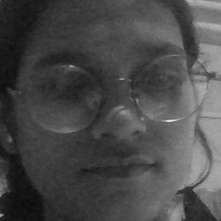
#> input picture engine/auth/samples/face.1.11.jpg, 221 x 221 px, given in place of the camera
$ python tempCodeRunnerFile.py
#> lines starting #> are read from the running program, lines starting #| are printed output that depends on the picture; after the words box and inside, x2 and y2 are one past the last pixel; in counts of white or black regions, pixels touching at a corner belong together

import cv2
import numpy as np
from PIL import Image
import os
import json
import subprocess
import sys

class FaceAuthSystem:
    def __init__(self):
        self.base_path = 'engine/auth'
        self.samples_path = f'{self.base_path}/samples'
        self.trainer_path = f'{self.base_path}/trainer'
        self.cascade_file = f'{self.base_path}/haarcascade_frontalface_default.xml'
        self.users_file = f'{self.base_path}/users.json'
        self.model_file = f'{self.trainer_path}/trainer.yml'

        # Create directories
        os.makedirs(self.samples_path, exist_ok=True)
        os.makedirs(self.trainer_path, exist_ok=True)

        # Load users database
        self.users = self.load_users()

    def load_users(self):
        """Load users from JSON file"""
        if os.path.exists(self.users_file):
            with open(self.users_file, 'r') as f:
#> (reads engine/auth/users.json from the repository)
#> the answer given: 1
                return json.load(f)
        return {}

    # [4 lines left out: function save_users, not called in this run]

    def get_next_id(self):
        """Get next available user ID"""
        if not self.users:
            return 1
        return max([int(k) for k in self.users.keys()]) + 1

    def collect_samples(self):
        """Collect face samples for a new user"""
        print("\n" + "="*60)
        print("COLLECT FACE SAMPLES")
        print("="*60)

        # Get user details
        name = input("Enter user name: ").strip()
#> the answer given: samples/face.1.11.jpg
        if not name:
            print("[ERROR] Name cannot be empty!")
            return

        # Check if user exists
        for uid, data in self.users.items():
            if data['name'].lower() == name.lower():
                print(f"[ERROR] User '{name}' already exists with ID {uid}")
                return

        user_id = self.get_next_id()
        print(f"[INFO] Assigned User ID: {user_id}")

        # Initialize camera
        cam = cv2.VideoCapture(0, cv2.CAP_DSHOW)
        cam.set(3, 640)
        cam.set(4, 480)

        detector = cv2.CascadeClassifier(self.cascade_file)

        if detector.empty():
            print("[ERROR] Could not load Haar Cascade file!")
            cam.release()
            return

        print(f"\n[INFO] Collecting samples for: {name}")
        print("[INFO] Look at the camera...")
        print("[INFO] Press 'ESC' to stop early\n")

        count = 0
        min_face_size = (100, 100)

        while True:
            ret, img = cam.read()
#> img is the input picture: shape (221, 221, 3); min 11, max 230, mean 73.6

            if not ret:
                print("[ERROR] Failed to grab frame")
                break

            gray = cv2.cvtColor(img, cv2.COLOR_BGR2GRAY)

            faces = detector.detectMultiScale(
                gray,
                scaleFactor=1.2,
                minNeighbors=5,
                minSize=min_face_size,
                flags=cv2.CASCADE_SCALE_IMAGE
            )
#> faces = [[14, 14, 196, 196]]

            for (x, y, w, h) in faces:
                cv2.rectangle(img, (x, y), (x+w, y+h), (0, 255, 0), 2)

                padding = 10
                y1 = max(0, y - padding)
                y2 = min(img.shape[0], y + h + padding)
                x1 = max(0, x - padding)
                x2 = min(img.shape[1], x + w + padding)

                face_color = img[y1:y2, x1:x2]
                count += 1

                filename = f"{self.samples_path}/face.{user_id}.{count}.jpg"
                cv2.imwrite(filename, face_color)

                cv2.putText(img, f"Sample: {count}/100", (10, 30),
                           cv2.FONT_HERSHEY_SIMPLEX, 0.7, (0, 255, 0), 2)
#> this loop made 1 pass
#> (x, y, w, h, padding, y1, y2, x1) on pass 1: (14, 14, 196, 196, 10, 4, 220, 4)
#> pass 1, in collect_samples, `face_color = img[y1:y2, x1:x2]`:
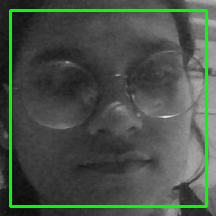
#> face_color: shape (216, 216, 3); mean B, G, R 70.2, 83.1, 70.2
#> after the loop:
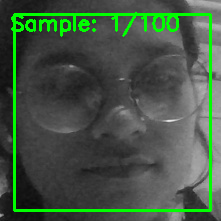
#> img: shape (221, 221, 3); 6.85% of pixels changed, all inside (x1, y1, x2, y2) = (11, 12, 212, 212)
#> after the loop, count = 1

            if len(faces) == 0:
                cv2.putText(img, "No face detected", (10, 60),
                           cv2.FONT_HERSHEY_SIMPLEX, 0.7, (0, 0, 255), 2)
            elif len(faces) > 1:
                cv2.putText(img, "Multiple faces detected!", (10, 60),
                           cv2.FONT_HERSHEY_SIMPLEX, 0.7, (0, 165, 255), 2)

            cv2.imshow('Face Sample Collection', img)

            k = cv2.waitKey(100) & 0xff
#> (key Esc is pressed here)
            if k == 27:
                print("\n[INFO] Stopped by user")
                break
            elif count >= 100:
                print("\n[INFO] Sample collection complete!")
                break

        cam.release()
        cv2.destroyAllWindows()

        if count >= 50:
            self.users[str(user_id)] = {
                'name': name,
                'samples': count
            }
            self.save_users()
            print(f"[SUCCESS] User '{name}' registered with ID {user_id}")
            print(f"[INFO] {count} samples collected")
            print("[IMPORTANT] Run 'Train Model' to activate this user")
        else:
            print(f"[ERROR] Only {count} samples collected. Need at least 50.")
#| [ERROR] Only 1 samples collected. Need at least 50.

    # [199 lines left out: functions train_model, run_recognition, list_users, delete_user, not called in this run]


def recoganize():
    print("""
╔══════════════════════════════════════════════════════════╗
║        FACE AUTHENTICATION MANAGEMENT SYSTEM             ║
╚══════════════════════════════════════════════════════════╝
    """)

    system = FaceAuthSystem()

    while True:
        print("\n" + "="*60)
        print("MAIN MENU")
        print("="*60)
        print("1. Collect Face Samples (Register New User)")
        print("2. Train Recognition Model")
        print("3. Start Face Recognition")
        print("4. List All Users")
        print("5. Delete User")
        print("6. Exit")
        print("="*60)

#> (the run stopped early here; a loop or call above may not have finished)
